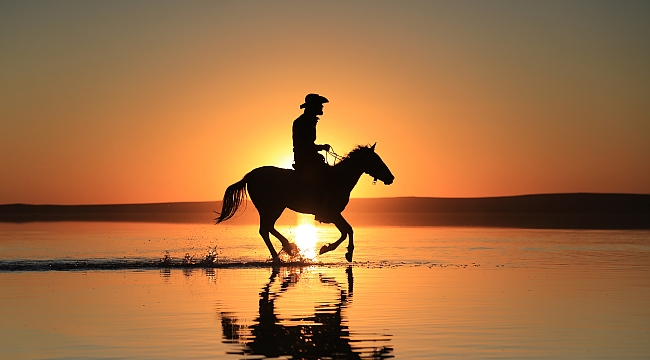
#> input picture Week-4/img.jpg, 650 x 360 px
$ jupyter execute Week-4.ipynb
#> lines starting #> are read from the running program, lines starting #| are printed output that depends on the picture
[cell 1]
import cv2
import numpy as np

resim1= cv2.imread("img.jpg")
#> resim1 is the input picture: shape (360, 650, 3); mean B, G, R 64, 109.7, 161.7

cv2.imshow("cowboy",resim1)

print(resim1.size)
#| 702000
print(resim1.shape)
#| (360, 650, 3)
print(resim1.dtype)
#| uint8
cv2.waitKey(0)
cv2.destroyAllWindows

[cell 2]
import numpy as np
import cv2
import matplotlib.pyplot as plt
row=256
col=256
img= np.zeros((row,col))
img[100:105,:]=0.5
img[:,100:105]=1
plt.figure(figsize=(10,4))
plt.imshow(img)
plt.show
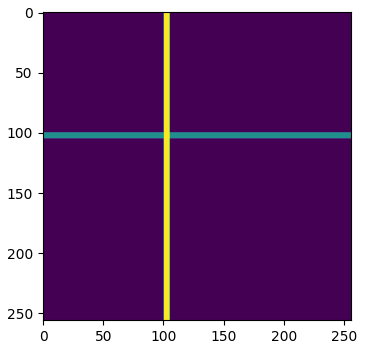
#> figure drawn by matplotlib, 1 panel

[cell 3]
import cv2
import numpy as np
height=1024
width=1024
img= np.random.randint(255,size=(height,width,1),dtype=np.uint8)
cv2.imshow('Binary',img)
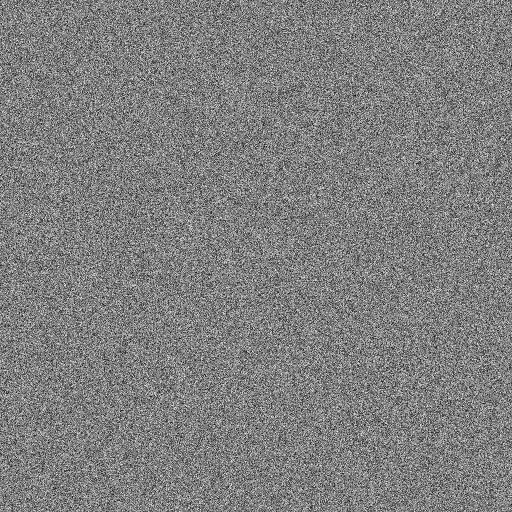
#> window 'Binary': shape (1024, 1024, 1) (shown at 1/2 size); min 0, max 254, mean 127
cv2.waitKey(0)
cv2.destroyAllWindows
